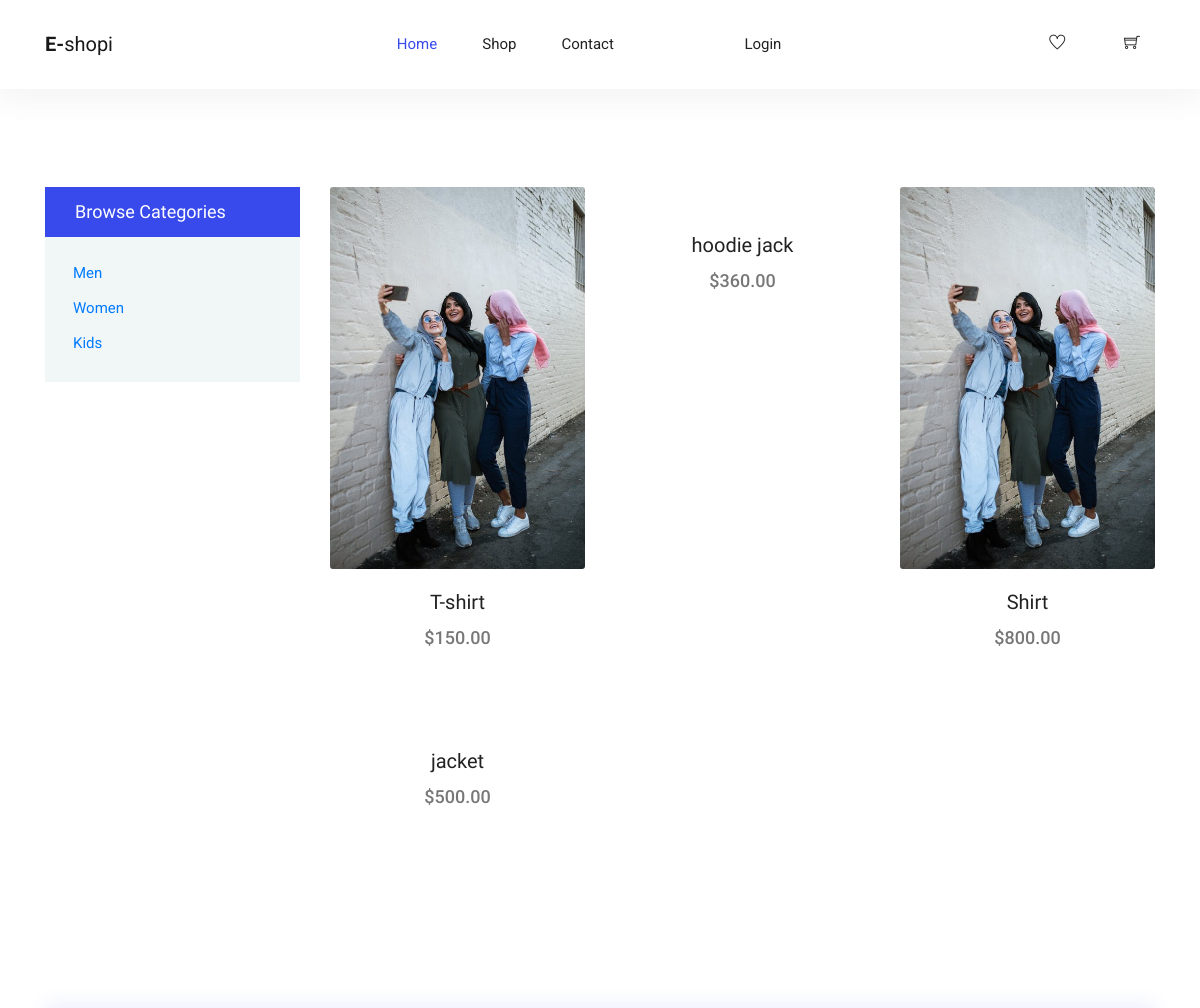
Before: /shop-grid (upper part) with the older database file.
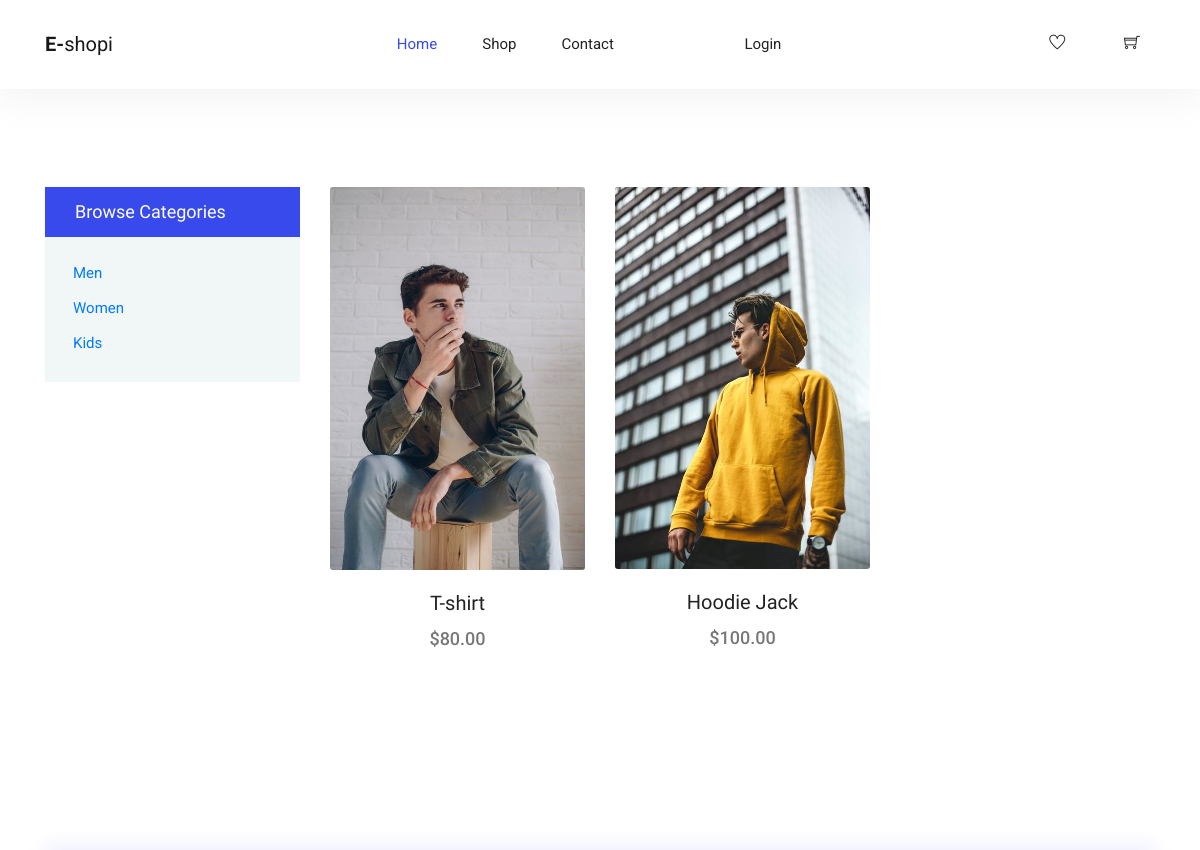
After: the same page with the newer database file.
### user/models.py (models this page shows, shortened)
class Category(models.Model):
    cname = models.CharField(max_length=200)
    description = models.CharField(max_length=200)
    status = models.BooleanField(default=False)

class Product(models.Model):
    name = models.CharField(max_length=200)
    cname = models.ForeignKey(
        Category, on_delete=models.CASCADE, null=True, blank=True)
    description = models.CharField(max_length=300)
    price = models.DecimalField(max_digits=7, decimal_places=2)
    qty = models.IntegerField()
    image = models.ImageField(null=True, blank=True)
    @property
    def imageURL(self):
        try:
            url = self.image.url
        except:
            url = ''
        return url

### user/views.py (the view)
# urls.py: path('shop-grid',views.shopgrid,name="shopgrid"),
def shopgrid(request):
    products = Product.objects.all()
    category = Category.objects.all()
    return render(request, 'user/category.html', {'products': products, 'category': category})

### templates/user/category.html (shortened to what this page needs)
{% extends 'user/base.html' %}
{% block content %}
{% load static %}
  <section class="section-margin--small mb-5">
    <div class="container">
      <div class="row">
        <div class="col-xl-3 col-lg-4 col-md-5">
          <div class="sidebar-categories">
            <div class="head">Browse Categories</div>
            <ul class="main-categories">
              <li class="common-filter">
                <form action="#">
                  <ul>
                    {% for category in category  %}
                    <a href="{% url 'categorysort' category.cname  %}"><li class="filter-list"><label for="men">{{category.cname}}</label></li></a><br>
                    {% endfor %}
                  </form>
                  </ul>
          </div>
        </div>
        <div class="col-xl-9 col-lg-8 col-md-7">
          <section class="lattest-product-area pb-40 category-list">
            <div  id="gh" class="row">
              {% for product in products  %}
              <div id="locaa" class="col-md-6 col-lg-4">
                <div id="locaa" class="card text-center card-product">
                  <div id="locaa" class="card-product__img">
                    <img class="card-img" src="{{product.imageURL}}" alt="">
                  </div>
                  <div id="locaa" class="card-body">
                    <h4 class="card-product__title" id="prname"><a href="#">{{product.name}}</a></h4>
                    <p class="card-product__price">${{product.price}}</p>
                  </div>
                </div>
              </div>
              {% endfor %}
            </div>
          </section>
        </div>
      </div>
    </div>
  </section>
  {% endblock content %}

Changed rows visible on the page:
removed Product: imageURL (picture), name "Shirt", price "800.00"
removed Product: name "jacket", price "500.00"
changed Product "T-shirt": imageURL: a different picture; price "150.00" → "80.00"
changed Product: imageURL: picture added; name "hoodie jack" → "Hoodie Jack"; price "360.00" → "100.00"
